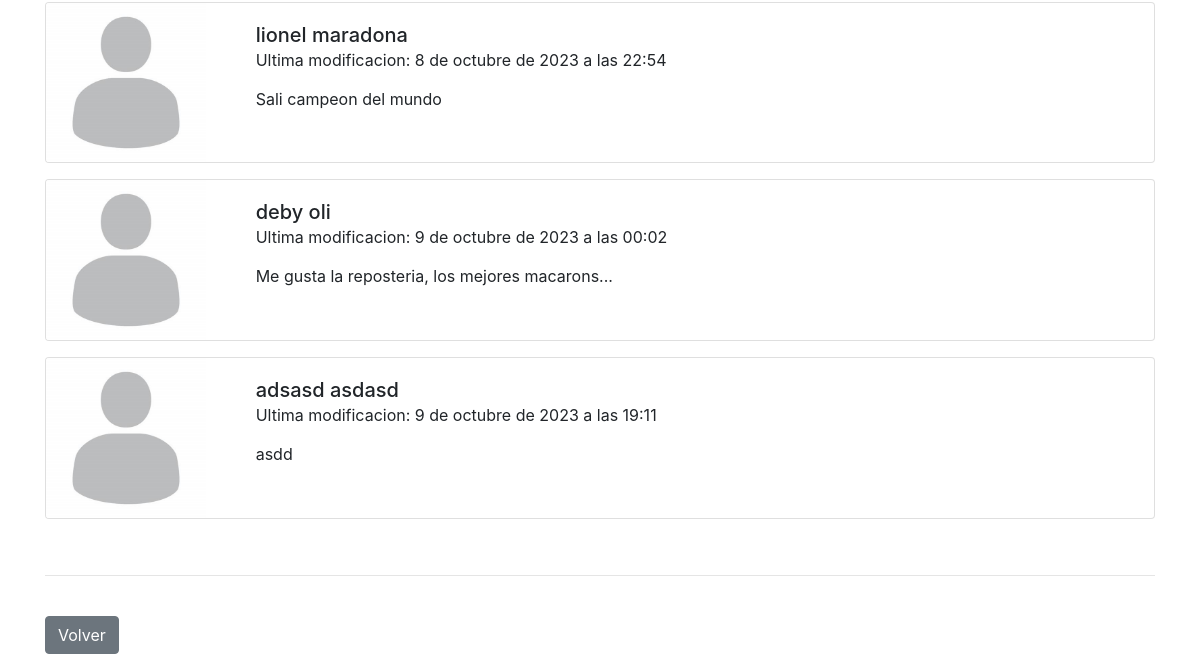
The app's page /members/profile_list (signed in, lower part), older data.
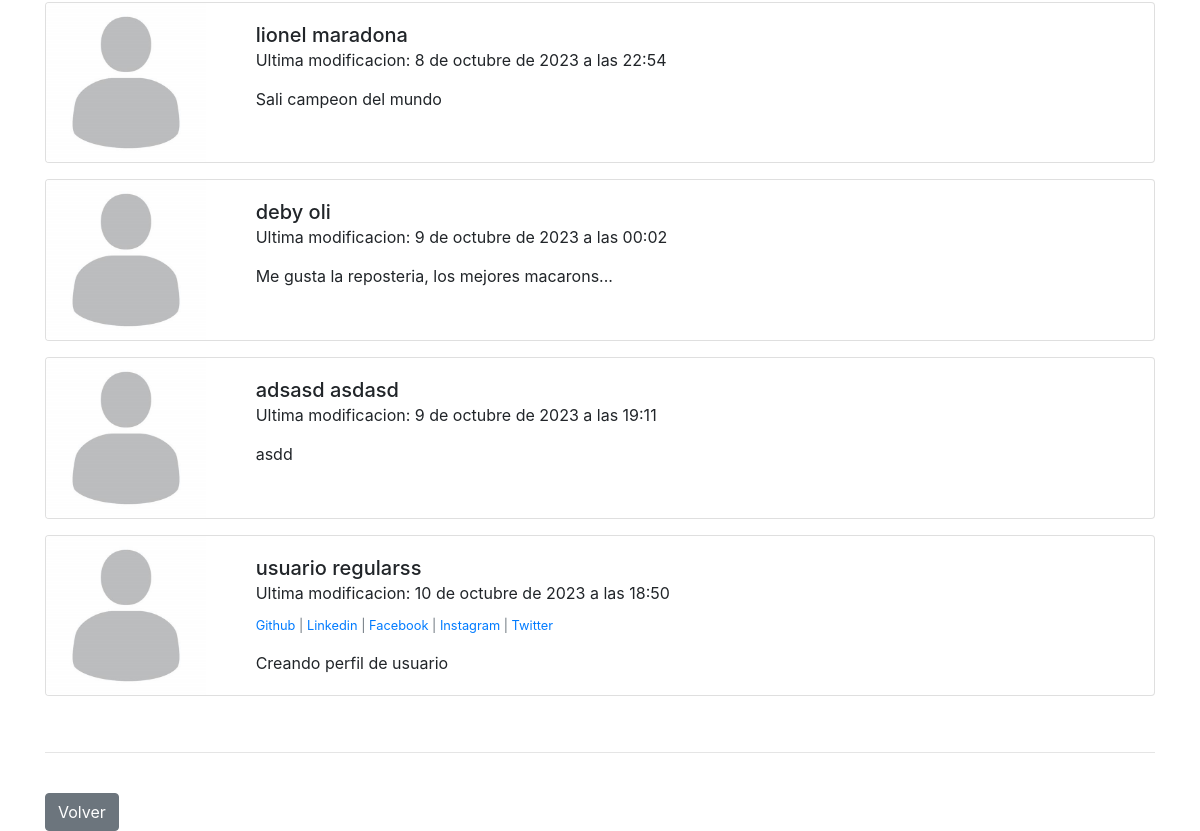
The same page, newer data.
### appfierros/models.py (models this page shows, shortened)
class Profile(models.Model):
	user = models.OneToOneField(User, null=True, on_delete=models.CASCADE)
	bio = models.TextField()
	profile_pic = models.ImageField(null=True, blank=True, upload_to="images/profile")
	github_url = models.CharField(max_length=255, null=True, blank=True)
	linkedin_url = models.CharField(max_length=255, null=True, blank=True)
	facebook_url = models.CharField(max_length=255, null=True, blank=True)
	instagram_url = models.CharField(max_length=255, null=True, blank=True)
	twitter_url = models.CharField(max_length=255, null=True, blank=True)
	date_modified = models.DateTimeField(User, auto_now=True)

### members/views.py (the view)
# urls.py: path('profile_list', views.profile_list, name="profile_list"),
def profile_list(request):
	if request.user.is_authenticated:
		profiles = Profile.objects.exclude(user=request.user)
		return render(request, 'registration/profile_list.html', {"profiles":profiles})
	else:
		messages.success(request, ("Debes iniciar sesión para ingresar a esta sección"))
		return redirect('home')

### members/templates/registration/profile_list.html (shortened to what this page needs)
{% extends 'base.html' %}
{% load static %}
{% block content %}
<br/>
{% if profiles %}
	{% for profile in profiles %}
<div class="card mb-3">
  <div class="row no-4">
    <div class="col-md-2">
{% if profile.profile_pic %}
      <img src="{{ profile.profile_pic.url }}" class="card-img">
{% else %}
      <img src="{% static 'appfierros/images/default.png'%}" class="card-img">
{% endif %}
      </div>
      <div class="col-md-8">
        <div class="card-body">
          <h5 class="card-title">{{ profile.user.first_name }} {{ profile.user.last_name}}         <p class="card-text"><small class="text-body-secondary">Ultima modificacion: {{ profile.date_modified }}</small></h5>
          <p class="small text-muted">
            {% if profile.github_url %}
              <a href="{{ profile.github_url }}" target="_blank">Github</a> |
            {% endif %}
            {% if profile.linkedin_url %}
              <a href="{{ profile.linkedin_url }}" target="_blank">Linkedin</a> |
            {% endif %}
            {% if profile.facebook_url %}
              <a href="{{ profile.facebook_url }}" target="_blank">Facebook</a> |
            {% endif %}
            {% if profile.instagram_url %}
              <a href="{{ profile.instagram_url }}" target="_blank">Instagram</a> |
            {% endif %}
            {% if profile.twitter_url %}
              <a href="{{ profile.twitter_url }}" target="_blank">Twitter</a>
            {% endif %}
      </p>
        <p class="card-text">{{ profile.bio }}</p>
      </div>
    </div>
  </div>
</div>
	{% endfor %}
{% endif %}
<br/>
<hr>
<br/>
<a href="{% url 'home' %}" class="btn btn-secondary">Volver</a>
<br/>
{% endblock %}

### appfierros/templates/base.html (shortened to what this page needs)
<!doctype html>
<html lang="en">
  <head>
	{% load static %}
    <link rel="stylesheet" href="https://cdn.jsdelivr.net/npm/bootstrap@4.4.1/dist/css/bootstrap.min.css">
  </head>
  <body>
    <div class="container">
      {% block content %}
      {% endblock %}
    </div>
  </body>
</html>

Row changes from the older to the newer data that the page shows:
added Profile: user.first_name "usuario", user.last_name "regularss", date_modified "10 de octubre de 2023 a las 18:50", bio "Creando perfil de usuario"
